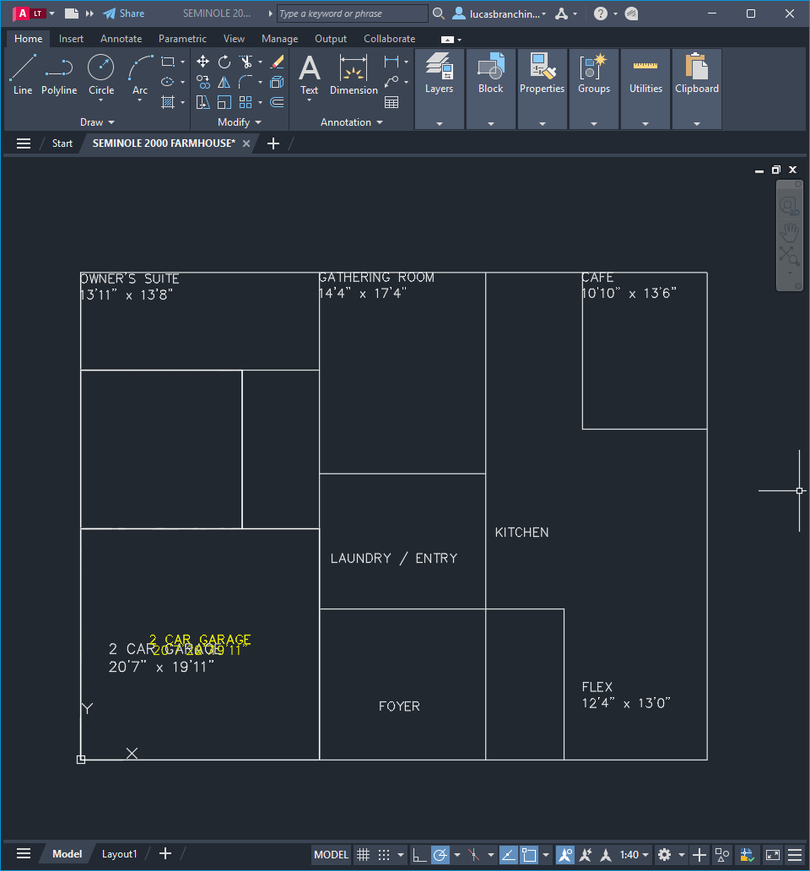
#> input picture backend/data/whitestone-v2.png, 810 x 871 px, shrunk from 960 x 1032 before the run
$ python -i image_utils.py   (imports and definitions only)
#> lines starting #> are read from the running program, lines starting #| are printed output that depends on the picture; after the words box and inside, x2 and y2 are one past the last pixel; in counts of white or black regions, pixels touching at a corner belong together
#> further down, picture is the input picture: shape (871, 810, 3); mean B, G, R 59.5, 50.1, 42.3
"""
image_utils.py
Shared helpers for data-URI image payloads.
"""
from __future__ import annotations

import base64

import cv2
import numpy as np


def preprocess_for_cubicasa(image: np.ndarray) -> np.ndarray:
    """Strip furniture, text and dimension lines from a floor plan image.

    Walls are thick filled elements; text, furniture and annotation lines are
    thin.  A morphological erode→dilate cycle (opening) removes any element
    thinner than the erosion radius while restoring wall thickness.  The result
    is a clean black-on-white image with only structural walls visible.

    The erosion radius is chosen adaptively: ~0.4 % of the shorter image
    dimension, which is large enough to kill 1-3 px annotation lines but small
    enough to preserve 6+ px walls across typical plan resolutions.
    """
    gray = cv2.cvtColor(image, cv2.COLOR_BGR2GRAY)
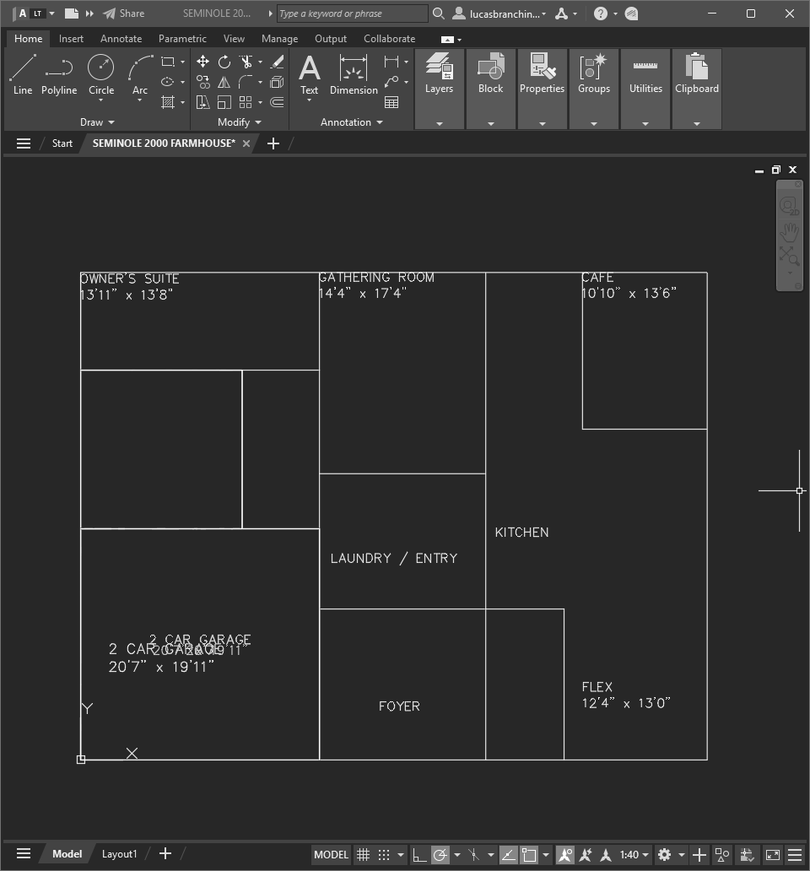
#> gray: shape (871, 810); min 0, max 255, mean 49

    # Normalize brightness convention: CubiCasa expects light background + dark walls.
    # If the image is predominantly dark (dark-background scan or inverted plan), flip it
    # before any thresholding so the Otsu step always sees light-bg + dark-wall input.
    if gray.mean() < 128:
        gray = cv2.bitwise_not(gray)
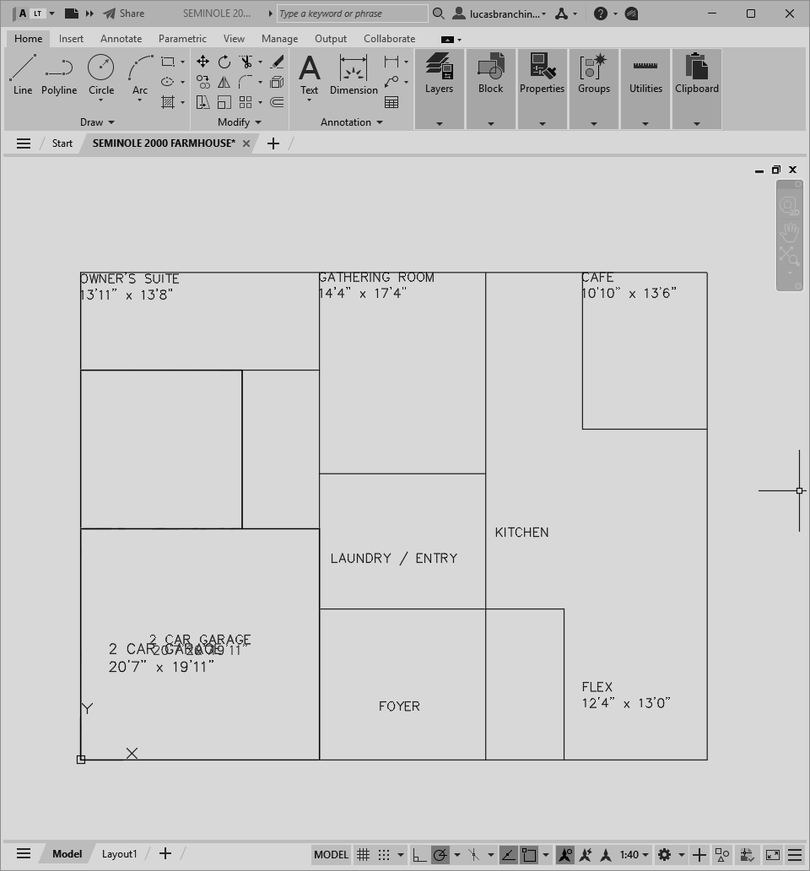
#> gray: shape (871, 810); min 0, max 255, mean 206

    # Otsu threshold → walls = white on black
    _, binary = cv2.threshold(gray, 0, 255, cv2.THRESH_BINARY_INV | cv2.THRESH_OTSU)
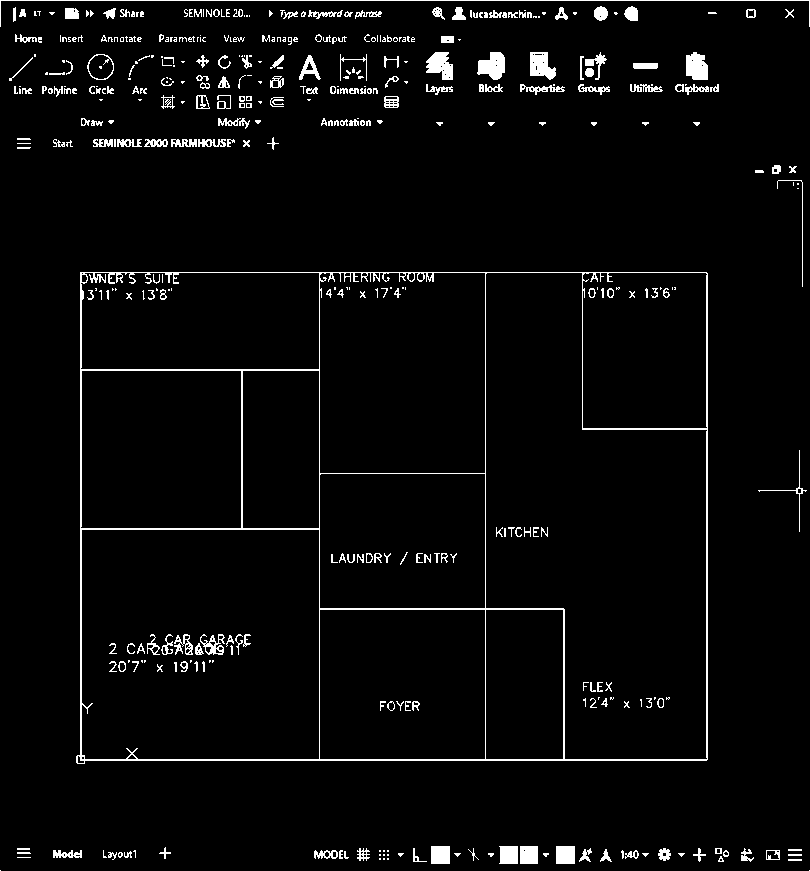
#> binary: shape (871, 810); 3.7% white in thin lines or dots

    # Adaptive kernel: ~0.4% of the shorter side, minimum 2 px
    short_side = min(image.shape[:2])
#> short_side = 810
    radius = max(2, int(round(short_side * 0.004)))
#> radius = 3
    kernel = cv2.getStructuringElement(cv2.MORPH_RECT, (radius, radius))
#> kernel = [[1, 1, 1], [1, 1, 1], [1, 1, 1]]

    # Erode kills thin elements, dilate restores wall thickness
    eroded = cv2.erode(binary, kernel, iterations=1)
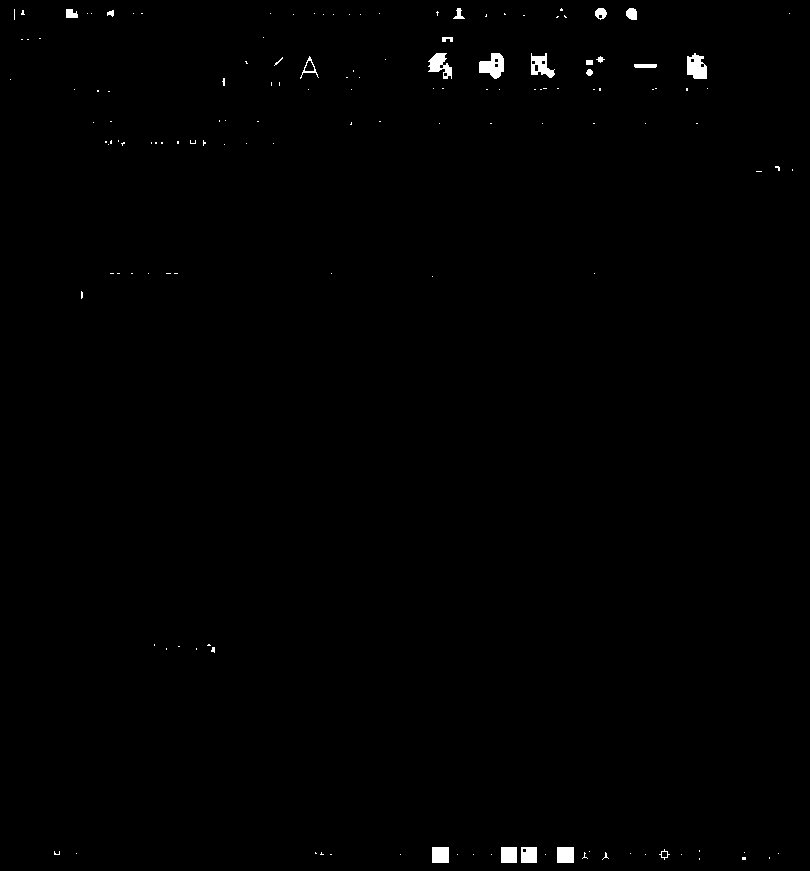
#> eroded: shape (871, 810); 0.52% white; 143 white regions (123 under 20 px), largest, box (x1, y1, x2, y2) and area: (479, 53, 504, 79) 420, (687, 53, 707, 79) 388, (428, 53, 452, 79) 342
    restored = cv2.dilate(eroded, kernel, iterations=2)
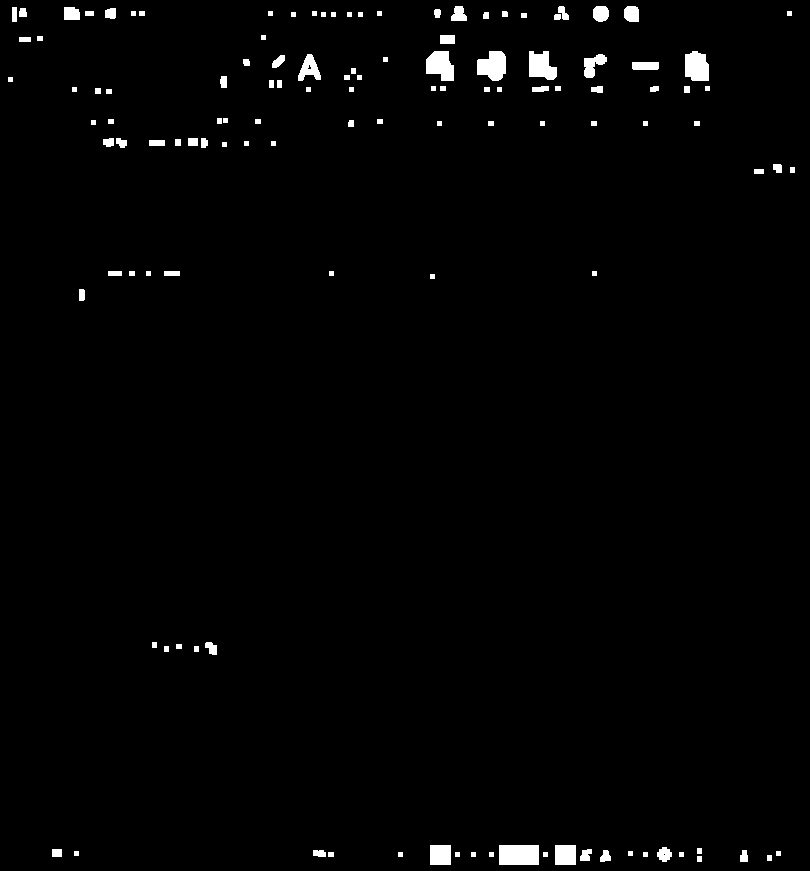
#> restored: shape (871, 810); 1.5% white; 122 white regions, largest, box (x1, y1, x2, y2) and area: (499, 845, 539, 865) 800, (477, 51, 506, 81) 658, (426, 51, 454, 81) 635

    # Return white-background BGR (model expects 3 channels)
    return cv2.cvtColor(255 - restored, cv2.COLOR_GRAY2BGR)


def parse_image_data(raw: str) -> tuple[str, str]:
    media_type = "image/png"
    image_data = raw
    if "," in raw:
        header, image_data = raw.split(",", 1)
        if "jpeg" in header:
            media_type = "image/jpeg"
        elif "webp" in header:
            media_type = "image/webp"
    return media_type, image_data


def decode_image(image_b64: str) -> np.ndarray:
    _, image_data = parse_image_data(image_b64)
    binary = base64.b64decode(image_data)
    arr = np.frombuffer(binary, dtype=np.uint8)
    image = cv2.imdecode(arr, cv2.IMREAD_COLOR)
    if image is None:
        raise ValueError("Unable to decode image payload.")
    return image


def encode_png_data(image: np.ndarray) -> bytes:
    ok, buffer = cv2.imencode(".png", image)
    if not ok:
        raise ValueError("Unable to encode image as PNG.")
    return buffer.tobytes()

>>> import cv2
>>> picture = cv2.imread('data/whitestone-v2.png')
>>> result = preprocess_for_cubicasa(picture)
